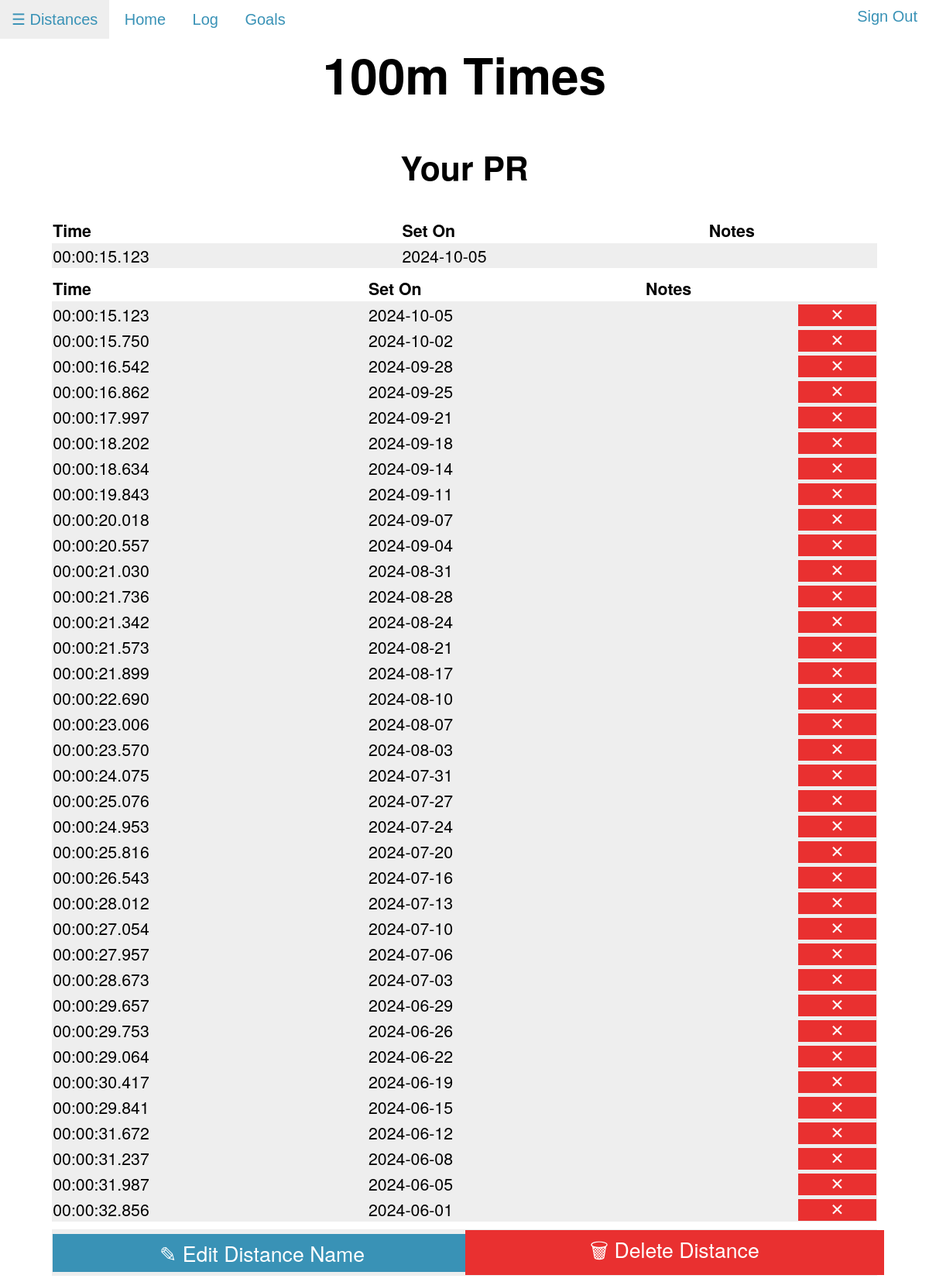
Page /distance/100m (signed in) on the committed database.
### tables this page shows
CREATE TABLE times (id INTEGER PRIMARY KEY AUTOINCREMENT NOT NULL, user_id INTEGER NOT NULL, dist_id INTEGER NOT NULL, h INTEGER NOT NULL, m INTEGER NOT NULL, s INTEGER NOT NULL, ms INTEGER NOT NULL, date TEXT NOT NULL, notes TEXT);

### app.py (the view)
@app.route("/distance/<dist>")
@login_required
def distance(dist):
    times = db.execute("SELECT times.id, times.user_id, h, m, s, ms, date, notes, dist_id FROM times JOIN distances ON times.dist_id = distances.id WHERE times.user_id = ? AND distance = ? ORDER BY date DESC", session["user_id"], dist)
    xArray = []
    yArray = []
    for time in times:
        time["distance"] = db.execute("SELECT distance FROM distances WHERE id = ?", time["dist_id"])[0]["distance"]
        xArray.append(time["date"])
        yArray.append(time["h"] * 3600 + time["m"] * 60 + time["s"] + time["ms"] / 1000)
    pr = get_pr(dist)
    load_dists()
    return render_template("distance.html", dists=dists, dist=dist, times=times, xArr=xArray, yArr=yArray, pr=pr)

### app.py (called while the page is built)
def login_required(f):
    @wraps(f)
    def decorated_function(*args, **kwargs):
        if session.get("user_id") is None:
            return redirect("/login")
        return f(*args, **kwargs)
    return decorated_function

def load_dists():
    dists.clear()
    rows = db.execute("SELECT distance FROM distances WHERE user_id = ?", session["user_id"])
    for row in rows:
        if row["distance"] not in dists:
            dists.append(row["distance"])

def dist_to_id(distance):
    return db.execute("SELECT id FROM distances WHERE distance = ?", distance)[0]["id"]

def get_pr(distance):
    r = db.execute("SELECT * FROM times WHERE dist_id = ? ORDER BY h ASC, m ASC, s ASC, ms ASC, date DESC", dist_to_id(distance))
    if len(r) == 0:
        return {}
    return r[0]

### templates/distance.html (shortened to what this page needs)
{% extends "layout.html" %}
{% block body %}
    <h1>{{ dist }} Times</h1>
    {% if pr == {} %}
    <h2> No times yet!</h2>
    {% else %}
    <h2>Your PR</h2>
    <table>
        <thead class="heading">
            <td>Time</td>
            <td>Set On</td>
            <td>Notes</td>
        </thead>
        <tr>
            <td>{{ '%02d' % pr["h"] }}:{{ '%02d' % pr["m"] }}:{{ '%02d' % pr["s"] }}.{{ '%03d' % pr["ms"] }}</td>
            <td>{{ pr["date"] }}</td>
            <td>{{ pr["notes"] }}</td>
        </tr>
    </table>
    <table>
        <thead class="heading">
            <td>Time</td>
            <td>Set On</td>
            <td>Notes</td>
            <td></td>
        </thead>
        {% for entry in times %}
        <tr>
            <td>{{ '%02d' % entry["h"] }}:{{ '%02d' % entry["m"] }}:{{ '%02d' % entry["s"] }}.{{ '%03d' % entry["ms"] }}</td>
            <td>{{ entry["date"] }}</td>
            <td>{{ entry["notes"] }}</td>
            <td>
                <form action="/deleteentry">
                    <button class="trashbutton" type="submit">&#10005;</button>
                </form>
            </td>
        </tr>
        {% endfor %}
    </table>
    {% endif %}
    <table style="width:90%; margin-left:auto; margin-right:auto; margin-top:10px;">
        <tr>
        <td style="width:50%;"><a href="/distance/{{ dist }}/editname" class="edittimelink">&#9998; Edit Distance Name</a></td>
        <td style="width:50%;"><a href="/distance/{{ dist }}/deletedistance" class="deletetimelink">&#128465; Delete Distance</a></td>
        </tr>
    </table>
{% endblock %}

### static/styles.css (style rules this page uses)
:root { --light_blue: rgb(57, 146, 182); --dark_blue: rgb(34, 56, 104); --light_gray: rgb(238, 238, 238); --dark_gray: rgb(126, 126, 126); }
body { font-family: 'Helvetica Neue', 'Arial', sans-serif; }
h1 { font-size: 48pt; font-weight: bold; text-align: center; }
h2 { font-size: 32pt; text-align: center; }
table { background-color: var(--light_gray); border-color: #ffffff; border-width: 2pt; border-collapse: collapse; margin-right: auto; margin-left: auto; width: 90%; margin-top: 10px; }
td { font-size: 16pt; border-color: white; border-width: 2pt; }
.heading { font-weight: bold; background-color: white; font-size: 24pt; }
.trashbutton { border: none; width: 100%; height: 100%; font-size: 16pt; color: white; background-color: #e93030; transition: .5s; }
.edittimelink { text-align: center; text-decoration: none; font-size: 20pt; color: white; background-color: var(--light_blue); padding: 5px; display: block; width: 100%; transition: .5s; }
.deletetimelink { text-align: center; text-decoration: none; font-size: 20pt; color: white; background-color: #e93030; padding: 5px; display: block; width: 100%; transition: .5s; }

### rows in the picture
times: h "00", m "00", s "15", ms "123", date "2024-10-05"
times: h "00", m "00", s "15", ms "750", date "2024-10-02"
times: h "00", m "00", s "16", ms "542", date "2024-09-28"
times: h "00", m "00", s "16", ms "862", date "2024-09-25"
times: h "00", m "00", s "17", ms "997", date "2024-09-21"
times: h "00", m "00", s "18", ms "202", date "2024-09-18"
times: h "00", m "00", s "18", ms "634", date "2024-09-14"
times: h "00", m "00", s "19", ms "843", date "2024-09-11"
times: h "00", m "00", s "20", ms "018", date "2024-09-07"
times: h "00", m "00", s "20", ms "557", date "2024-09-04"
times: h "00", m "00", s "21", ms "030", date "2024-08-31"
times: h "00", m "00", s "21", ms "736", date "2024-08-28"
times: h "00", m "00", s "21", ms "342", date "2024-08-24"
times: h "00", m "00", s "21", ms "573", date "2024-08-21"
times: h "00", m "00", s "21", ms "899", date "2024-08-17"
times: h "00", m "00", s "22", ms "690", date "2024-08-10"
times: h "00", m "00", s "23", ms "006", date "2024-08-07"
times: h "00", m "00", s "23", ms "570", date "2024-08-03"
times: h "00", m "00", s "24", ms "075", date "2024-07-31"
times: h "00", m "00", s "25", ms "076", date "2024-07-27"
times: h "00", m "00", s "24", ms "953", date "2024-07-24"
times: h "00", m "00", s "25", ms "816", date "2024-07-20"
times: h "00", m "00", s "26", ms "543", date "2024-07-16"
times: h "00", m "00", s "28", ms "012", date "2024-07-13"
times: h "00", m "00", s "27", ms "054", date "2024-07-10"
times: h "00", m "00", s "27", ms "957", date "2024-07-06"
times: h "00", m "00", s "28", ms "673", date "2024-07-03"
times: h "00", m "00", s "29", ms "657", date "2024-06-29"
times: h "00", m "00", s "29", ms "753", date "2024-06-26"
times: h "00", m "00", s "29", ms "064", date "2024-06-22"
times: h "00", m "00", s "30", ms "417", date "2024-06-19"
times: h "00", m "00", s "29", ms "841", date "2024-06-15"
times: h "00", m "00", s "31", ms "672", date "2024-06-12"
times: h "00", m "00", s "31", ms "237", date "2024-06-08"
times: h "00", m "00", s "31", ms "987", date "2024-06-05"
times: h "00", m "00", s "32", ms "856", date "2024-06-01"

### other values in the picture
{{ dist }} "100m"
